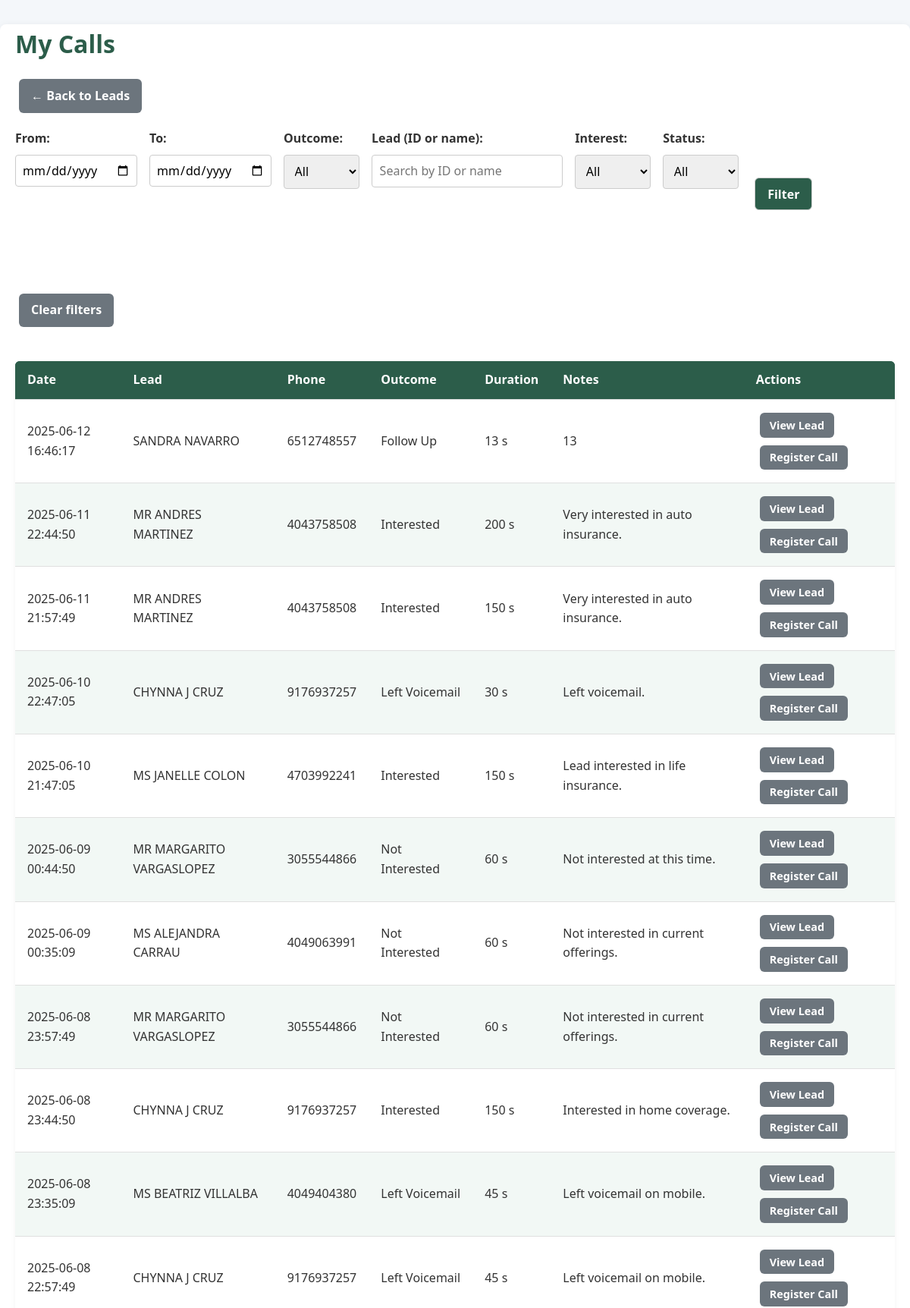
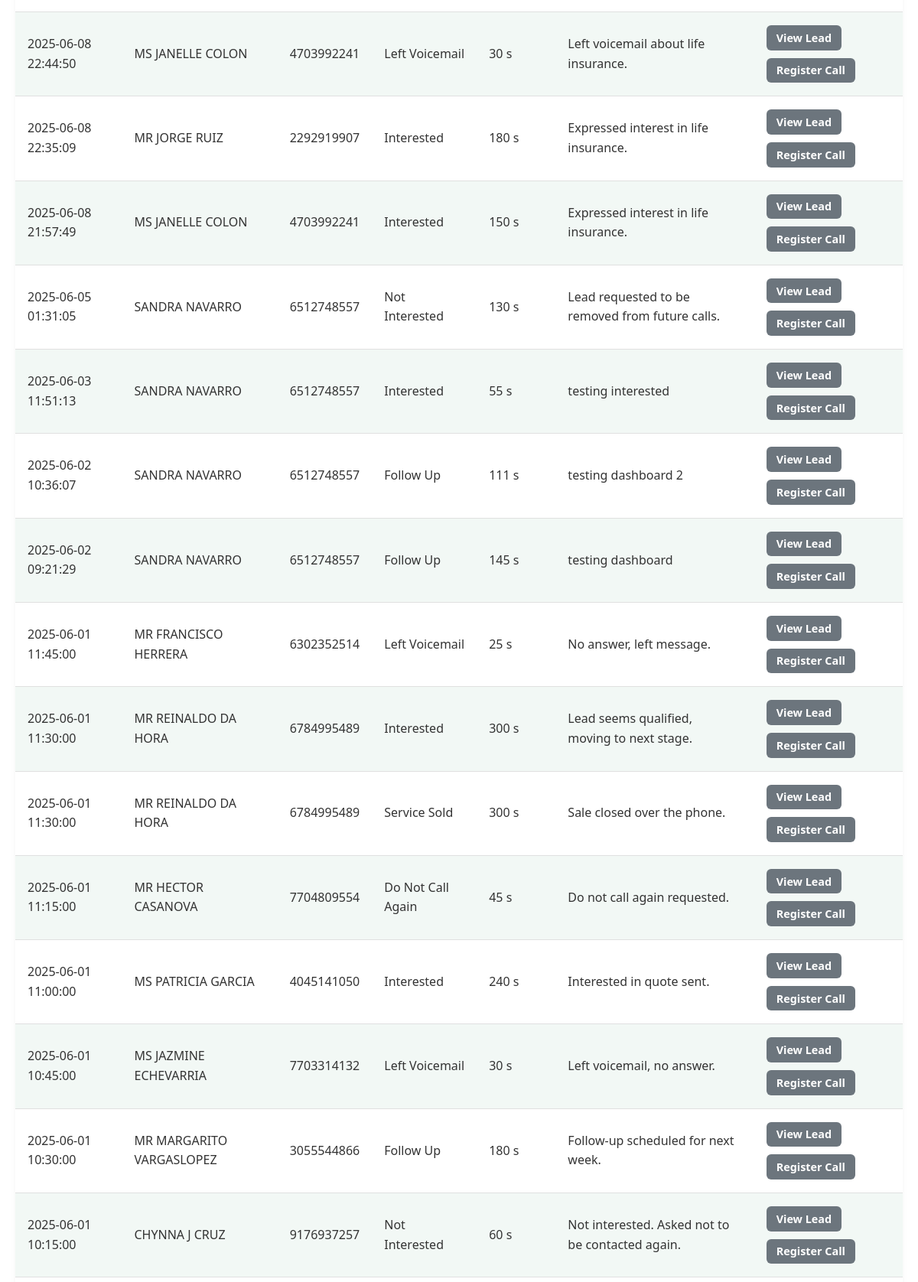
The page /calls/my_interactions.php (signed in, upper part) on the database its author committed (2 pictures, top to bottom).
### tables this page shows
CREATE TABLE `interactions` (
  `id` int(11) NOT NULL,
  `lead_id` int(11) NOT NULL,
  `user_id` int(11) NOT NULL,
  `disposition_id` int(11) NOT NULL,
  `notes` text DEFAULT NULL,
  `interaction_time` datetime NOT NULL DEFAULT current_timestamp(),
  `duration_seconds` int(11) DEFAULT NULL,
  `created_at` datetime NOT NULL DEFAULT current_timestamp(),
  `updated_at` datetime NOT NULL DEFAULT current_timestamp() ON UPDATE current_timestamp()
);

CREATE TABLE `leads` (
  `id` int(11) NOT NULL,
  `external_id` varchar(100) NOT NULL,
  `prefix` varchar(20) DEFAULT NULL,
  `first_name` varchar(50) NOT NULL,
  `mi` varchar(10) DEFAULT NULL,
  `last_name` varchar(50) NOT NULL,
  `phone` varchar(20) NOT NULL,
  `email` varchar(100) DEFAULT NULL,
  `address_line` varchar(150) DEFAULT NULL,
  `suite_apt` varchar(50) DEFAULT NULL,
  `city` varchar(50) DEFAULT NULL,
  `state` char(2) DEFAULT NULL,
  `zip5` char(5) DEFAULT NULL,
  `zip4` char(4) DEFAULT NULL,
  `delivery_point_bar_code` varchar(20) DEFAULT NULL,
  `carrier_route` varchar(20) DEFAULT NULL,
  `fips_county_code` char(5) DEFAULT NULL,
  `county_name` varchar(50) DEFAULT NULL,
  `age` int(11) DEFAULT NULL,
  `insurance_interest_id` int(11) DEFAULT NULL,
  `source_id` int(11) NOT NULL,
  `status_id` int(11) NOT NULL DEFAULT 1,
  `do_not_call` tinyint(1) NOT NULL DEFAULT 0,
  `taken_by` int(11) DEFAULT NULL,
  `taken_at` datetime DEFAULT NULL,
  `created_at` datetime NOT NULL DEFAULT current_timestamp(),
  `updated_at` datetime NOT NULL DEFAULT current_timestamp() ON UPDATE current_timestamp(),
  `income` varchar(10) DEFAULT NULL,
  `language` varchar(10) DEFAULT NULL,
  `notes` text DEFAULT NULL
);

CREATE TABLE `dispositions` (
  `id` int(11) NOT NULL,
  `name` varchar(50) NOT NULL,
  `created_at` datetime NOT NULL DEFAULT current_timestamp()
);

### calls/my_interactions.php (the view, shortened to what this page needs)
<?php
$user = Auth::user();
$pdo = getPDO();
$conds = ["i.user_id = :uid"];
$params = [':uid' => $user['id']];
$where = implode(' AND ', $conds);
$sql = "
  SELECT
    i.interaction_time,
    i.duration_seconds,
    i.notes,
    d.name AS disposition,
    l.id AS lead_id,
    CONCAT_WS(' ',
      l.prefix,
      l.first_name,
      l.mi,
      l.last_name
    ) AS lead_name,
    l.phone
  FROM interactions i
  JOIN dispositions d ON i.disposition_id = d.id
  JOIN leads l ON i.lead_id = l.id
  WHERE $where
  ORDER BY i.interaction_time DESC
";
$stmt = $pdo->prepare($sql);
$stmt->execute($params);
$calls = $stmt->fetchAll(PDO::FETCH_ASSOC);
?>
<!DOCTYPE html>
<html lang="en">
<head>
  <link rel="stylesheet" href="./../assets/css/app.css">
</head>
<body>
  <div class="container">
    <h1>My Calls</h1>
    <p><a href="../leads/list.php" class="btn btn-secondary">← Back to Leads</a></p>
    <form method="get" class="filters mb-4">
      <div style="display: flex; flex-wrap: wrap; gap: 1rem;">
        <div class="form-group">
          <label for="from">From:</label>
          <input type="date" id="from" name="from" value="<?= htmlspecialchars($_GET['from'] ?? '') ?>" class="form-control">
        </div>
        <div class="form-group">
          <label for="to">To:</label>
          <input type="date" id="to" name="to" value="<?= htmlspecialchars($_GET['to'] ?? '') ?>" class="form-control">
        </div>
        <div class="form-group">
          <label for="disposition">Outcome:</label>
          <select id="disposition" name="disposition" class="form-control">
            <option value="">All</option>
          </select>
        </div>
        <div class="form-group">
          <label for="lead_search">Lead (ID or name):</label>
          <input type="text" id="lead_search" name="lead_search" placeholder="Search by ID or name"
                 value="<?= htmlspecialchars($_GET['lead_search'] ?? '') ?>" class="form-control">
        </div>
        <div class="form-group">
          <label for="interest">Interest:</label>
          <select id="interest" name="interest" class="form-control">
            <option value="">All</option>
          </select>
        </div>
        <div class="form-group">
          <label for="status">Status:</label>
          <select id="status" name="status" class="form-control">
            <option value="">All</option>
          </select>
        </div>
        <div class="form-group">
          <label>&nbsp;</label><br>
          <button type="submit" class="btn">Filter</button>
        </div>
        <div class="form-group">
          <label>&nbsp;</label><br>
          <a href="my_interactions.php" class="btn btn-secondary">Clear filters</a>
        </div>
      </div>
    </form>
    <table class="table">
      <thead>
        <tr>
          <th>Date</th>
          <th>Lead</th>
          <th>Phone</th>
          <th>Outcome</th>
          <th>Duration</th>
          <th>Notes</th>
          <th>Actions</th>
        </tr>
      </thead>
      <tbody>
        <?php if (empty($calls)): ?>
          <tr>
            <td colspan="7" style="text-align:center;">No calls found.</td>
          </tr>
        <?php else: ?>
          <?php foreach ($calls as $c): ?>
            <tr>
              <td><?= htmlspecialchars($c['interaction_time']) ?></td>
              <td>
                <a href=/../leads/view.php?id=<?= $c['lead_id'] ?>">
                  <?= htmlspecialchars($c['lead_name']) ?>
                </a>
              </td>
              <td><?= htmlspecialchars($c['phone']) ?></td>
              <td><?= htmlspecialchars($c['disposition']) ?></td>
              <td><?= htmlspecialchars($c['duration_seconds']) ?> s</td>
              <td><?= nl2br(htmlspecialchars(mb_strimwidth($c['notes'], 0, 50, '…'))) ?></td>
              <td>
                <a href="../leads/view.php?id=<?= $c['lead_id'] ?>" class="btn btn-secondary btn-sm">View Lead</a>
                <a href="../calls/add.php?lead_id=<?= $c['lead_id'] ?>" class="btn btn-secondary btn-sm">Register Call</a>
              </td>
            </tr>
          <?php endforeach; ?>
        <?php endif; ?>
      </tbody>
    </table>
  </div>
</body>
</html>

### assets/css/app.css (style rules this page uses)
*, *:before, *:after { box-sizing: border-box; margin: 0; padding: 0; }
body { font-family: 'Segoe UI', Tahoma, Geneva, Verdana, sans-serif; background-color: #f4f7fa; color: #333; line-height: 1.6; font-size: 1rem; }
a { text-decoration: none; color: inherit; }
button, input, select, textarea { font-family: inherit; font-size: inherit; padding: 0.5rem; border: 1px solid #ccc; border-radius: 4px; outline: none; transition: border-color 0.3s ease; }
.container { max-width: 1200px; margin: 0 auto; padding: 2rem; background-color: #ffffff; border-radius: 8px; box-shadow: 0 4px 12px rgba(0, 0, 0, 0.1); }
h1, h2, h3, h4, h5, h6 { font-weight: bold; margin-bottom: 1rem; color: #2c5d4a; }
h1 { font-size: 2rem; }
p { margin-bottom: 1rem; }
label { display: block; margin-bottom: 0.5rem; font-weight: bold; }
.btn { margin: 5px; display: inline-flex; align-items: center; gap: 0.5rem; padding: 0.6rem 1rem; background-color: #2c5d4a; color: white; text-decoration: none; border-radius: 6px; font-weight: bold; cursor: pointer; transition: background-color 0.3s ease; }
.btn-sm { padding: 0.3rem 0.8rem; font-size: 0.9rem; }
.btn-secondary { background-color: #6c757d; }
.form-group { margin-bottom: 1.5rem; }
input[type="text"], input[type="email"], input[type="password"], input[type="tel"], select, textarea { width: 100%; padding: 0.6rem; border: 1px solid #ccc; border-radius: 4px; transition: border-color 0.3s ease; }
.table { width: 100%; border-collapse: collapse; margin-bottom: 1.5rem; background-color: #fff; border-radius: 6px; overflow: hidden; box-shadow: 0 2px 6px rgba(0, 0, 0, 0.05); }
.table th, .table td { padding: 12px 16px; border-bottom: 1px solid #e0e0e0; }
.table th { background-color: #2c5d4a; color: #fff; font-weight: 600; text-align: left; }
.table tr:nth-child(even) { background-color: #f2f8f5; }
.table thead { position: sticky; top: 0; background-color: #2c5d4a; color: white; z-index: 1; }
select { width: 100px; }
.container { max-width: 1200px; margin: 2em auto; padding: 0 20px; }
table { width: 100%; border-collapse: collapse; margin-top: 1em; }
th, td { padding: 0.75em; text-align: left; vertical-align: middle; border-bottom: 1px solid #ddd; }
th { background-color: #ecf0f1; }

### rows shown on the page
interactions: interaction_time "2025-06-12 16:46:17", lead_name "SANDRA NAVARRO", lead.phone "6512748557", disposition.name "Follow Up", duration_seconds "13", notes "13"
interactions: interaction_time "2025-06-11 22:44:50", lead_name "MR ANDRES MARTINEZ", lead.phone "4043758508", disposition.name "Interested", duration_seconds "200", notes "Very interested in auto insurance."
interactions: interaction_time "2025-06-11 21:57:49", lead_name "MR ANDRES MARTINEZ", lead.phone "4043758508", disposition.name "Interested", duration_seconds "150", notes "Very interested in auto insurance."
interactions: interaction_time "2025-06-10 22:47:05", lead_name "CHYNNA J CRUZ", lead.phone "9176937257", disposition.name "Left Voicemail", duration_seconds "30", notes "Left voicemail."
interactions: interaction_time "2025-06-10 21:47:05", lead_name "MS JANELLE COLON", lead.phone "4703992241", disposition.name "Interested", duration_seconds "150", notes "Lead interested in life insurance."
interactions: interaction_time "2025-06-09 00:44:50", lead_name "MR MARGARITO VARGASLOPEZ", lead.phone "3055544866", disposition.name "Not Interested", duration_seconds "60", notes "Not interested at this time."
interactions: interaction_time "2025-06-09 00:35:09", lead_name "MS ALEJANDRA CARRAU", lead.phone "4049063991", disposition.name "Not Interested", duration_seconds "60", notes "Not interested in current offerings."
interactions: interaction_time "2025-06-08 23:57:49", lead_name "MR MARGARITO VARGASLOPEZ", lead.phone "3055544866", disposition.name "Not Interested", duration_seconds "60", notes "Not interested in current offerings."
interactions: interaction_time "2025-06-08 23:44:50", lead_name "CHYNNA J CRUZ", lead.phone "9176937257", disposition.name "Interested", duration_seconds "150", notes "Interested in home coverage."
interactions: interaction_time "2025-06-08 23:35:09", lead_name "MS BEATRIZ VILLALBA", lead.phone "4049404380", disposition.name "Left Voicemail", duration_seconds "45", notes "Left voicemail on mobile."
interactions: interaction_time "2025-06-08 22:57:49", lead_name "CHYNNA J CRUZ", lead.phone "9176937257", disposition.name "Left Voicemail", duration_seconds "45", notes "Left voicemail on mobile."
interactions: interaction_time "2025-06-08 22:44:50", lead_name "MS JANELLE COLON", lead.phone "4703992241", disposition.name "Left Voicemail", duration_seconds "30", notes "Left voicemail about life insurance."
interactions: interaction_time "2025-06-08 22:35:09", lead_name "MR JORGE RUIZ", lead.phone "2292919907", disposition.name "Interested", duration_seconds "180", notes "Expressed interest in life insurance."
interactions: interaction_time "2025-06-08 21:57:49", lead_name "MS JANELLE COLON", lead.phone "4703992241", disposition.name "Interested", duration_seconds "150", notes "Expressed interest in life insurance."
interactions: interaction_time "2025-06-05 01:31:05", lead_name "SANDRA NAVARRO", lead.phone "6512748557", disposition.name "Not Interested", duration_seconds "130", notes "Lead requested to be removed from future calls."
interactions: interaction_time "2025-06-03 11:51:13", lead_name "SANDRA NAVARRO", lead.phone "6512748557", disposition.name "Interested", duration_seconds "55", notes "testing interested"
interactions: interaction_time "2025-06-02 10:36:07", lead_name "SANDRA NAVARRO", lead.phone "6512748557", disposition.name "Follow Up", duration_seconds "111", notes "testing dashboard 2"
interactions: interaction_time "2025-06-02 09:21:29", lead_name "SANDRA NAVARRO", lead.phone "6512748557", disposition.name "Follow Up", duration_seconds "145", notes "testing dashboard"
interactions: interaction_time "2025-06-01 11:45:00", lead_name "MR FRANCISCO HERRERA", lead.phone "6302352514", disposition.name "Left Voicemail", duration_seconds "25", notes "No answer, left message."
interactions: interaction_time "2025-06-01 11:30:00", lead_name "MR REINALDO DA HORA", lead.phone "6784995489", disposition.name "Interested", duration_seconds "300", notes "Lead seems qualified, moving to next stage."
interactions: interaction_time "2025-06-01 11:30:00", lead_name "MR REINALDO DA HORA", lead.phone "6784995489", disposition.name "Service Sold", duration_seconds "300", notes "Sale closed over the phone."
interactions: interaction_time "2025-06-01 11:15:00", lead_name "MR HECTOR CASANOVA", lead.phone "7704809554", disposition.name "Do Not Call Again", duration_seconds "45", notes "Do not call again requested."
interactions: interaction_time "2025-06-01 11:00:00", lead_name "MS PATRICIA GARCIA", lead.phone "4045141050", disposition.name "Interested", duration_seconds "240", notes "Interested in quote sent."
interactions: interaction_time "2025-06-01 10:45:00", lead_name "MS JAZMINE ECHEVARRIA", lead.phone "7703314132", disposition.name "Left Voicemail", duration_seconds "30", notes "Left voicemail, no answer."
interactions: interaction_time "2025-06-01 10:30:00", lead_name "MR MARGARITO VARGASLOPEZ", lead.phone "3055544866", disposition.name "Follow Up", duration_seconds "180", notes "Follow-up scheduled for next week."
interactions: interaction_time "2025-06-01 10:15:00", lead_name "CHYNNA J CRUZ", lead.phone "9176937257", disposition.name "Not Interested", duration_seconds "60", notes "Not interested. Asked not to be contacted again."
